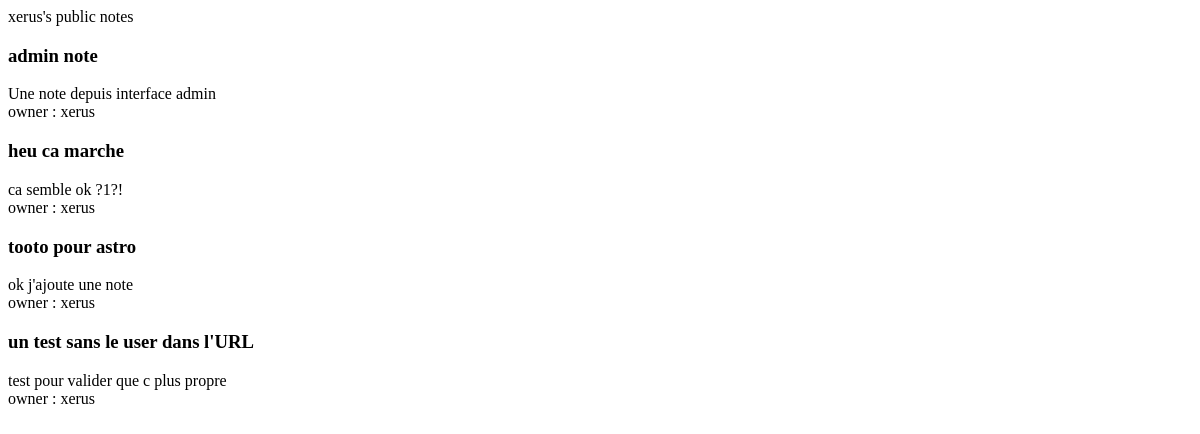
Before: /x3notes/xerus/ with the older database file.
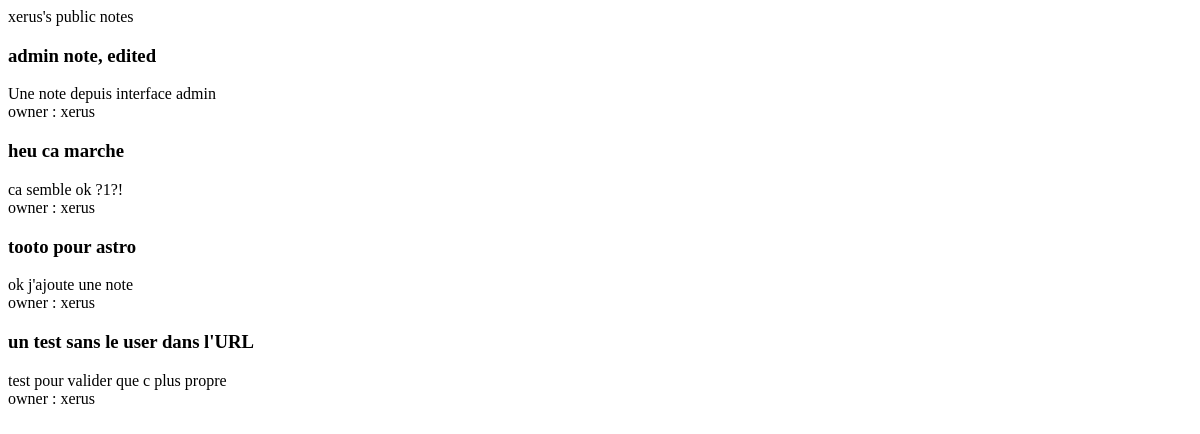
After: the same page with the newer database file.
### x3notes/models.py (models this page shows, shortened)
class Note(models.Model):
    title = models.CharField(max_length=255)
    text = models.CharField(max_length=255)
    owner = models.ForeignKey(User)
    ispublic = models.BooleanField(True)

### x3notes/views.py (the view)
# urls.py: url(r'^(?P<username>[a-zA-Z0-9]+)/$', views.view_user, name='view_user'),
def view_user(request,username):
    user2poll = get_object_or_404(User, username=username)
    public_notes = Note.objects.filter(ispublic=True).filter(owner=user2poll)
    private_notes = Note.objects.filter(ispublic=False).filter(owner=user2poll)
    context = {'public_notes': public_notes}
    return render(request, 'x3notes/view_user.html', {'username': username,
                                                     'public_notes': public_notes,
                                                     'private_notes': private_notes})

### x3notes/templates/x3notes/view_user.html (shortened to what this page needs)
<div>
    {{username}}'s public notes<br>
    {% for note in public_notes %}
        <h3> {{note.title}} </h3>
        {{note.text}} <br>
        owner : {{note.owner}} <br>
    {% endfor %}
</div>

Changed rows visible on the page:
changed Note "Une note depuis interface admin": title "admin note" → "admin note, edited"
